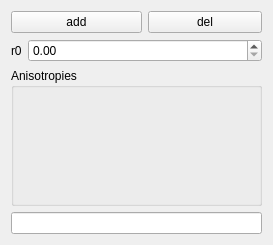
<?xml version="1.0" encoding="UTF-8"?>
<ui version="4.0">
 <class>Form</class>
 <widget class="QWidget" name="Form">
  <property name="geometry">
   <rect>
    <x>0</x>
    <y>0</y>
    <width>273</width>
    <height>245</height>
   </rect>
  </property>
  <property name="windowTitle">
   <string>Form</string>
  </property>
  <property name="windowIcon">
   <iconset resource="../../ui/rescource.qrc">
    <normaloff>:/icons/icons/Cone.ico</normaloff>:/icons/icons/Cone.ico</iconset>
  </property>
  <layout class="QGridLayout" name="gridLayout">
   <item row="0" column="0" colspan="2">
    <widget class="QPushButton" name="pushButton_2">
     <property name="text">
      <string>add</string>
     </property>
    </widget>
   </item>
   <item row="0" column="2">
    <widget class="QPushButton" name="pushButton">
     <property name="text">
      <string>del</string>
     </property>
    </widget>
   </item>
   <item row="1" column="0">
    <widget class="QLabel" name="label">
     <property name="sizePolicy">
      <sizepolicy hsizetype="Fixed" vsizetype="Preferred">
       <horstretch>0</horstretch>
       <verstretch>0</verstretch>
      </sizepolicy>
     </property>
     <property name="text">
      <string>r0</string>
     </property>
    </widget>
   </item>
   <item row="1" column="1" colspan="2">
    <widget class="QDoubleSpinBox" name="doubleSpinBox"/>
   </item>
   <item row="2" column="0" colspan="3">
    <widget class="QGroupBox" name="groupBox">
     <property name="title">
      <string>Anisotropies</string>
     </property>
    </widget>
   </item>
   <item row="3" column="0" colspan="3">
    <widget class="QLineEdit" name="lineEdit">
     <property name="readOnly">
      <bool>true</bool>
     </property>
    </widget>
   </item>
  </layout>
 </widget>
 <resources>
  <include location="../../ui/rescource.qrc"/>
 </resources>
 <connections/>
</ui>
